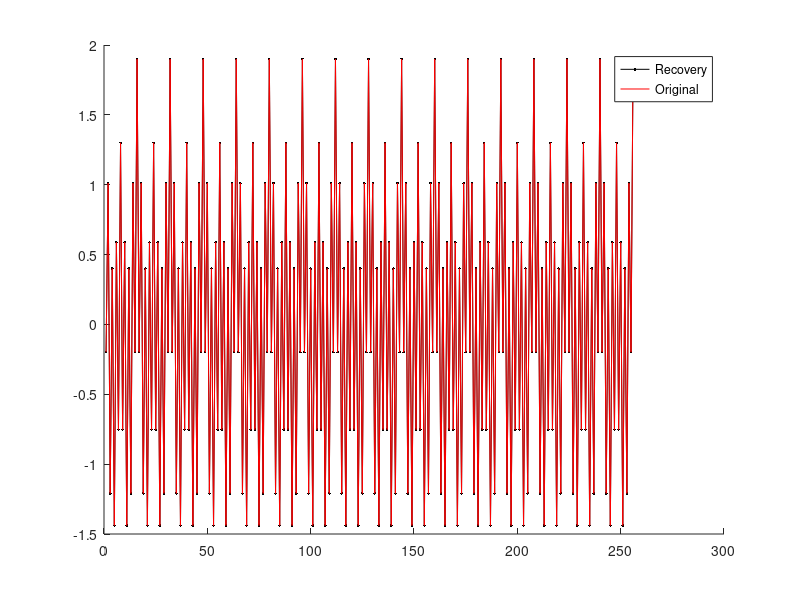

Reproduce this figure in MATLAB.
%  1-D?????????(???????Orthogonal Matching Pursuit)
%  ???M>=K*log(N/K),K????,N????,????????
%  ???--????????? ??  Email: wsha@eee.hku.hk
%  ?????2008?11?18?
%  ????: http://www.eee.hku.hk/~wsha/Freecode/freecode.htm 
%  ?????Joel A. Tropp and Anna C. Gilbert 
%  Signal Recovery From Random Measurements Via Orthogonal Matching
%  Pursuit?IEEE TRANSACTIONS ON INFORMATION THEORY, VOL. 53, NO. 12,
%  DECEMBER 2007.

clc;clear

%%  1. ????????
K=7;      %  ???(?FFT?????)
N=256;    %  ????
M=64;     %  ???(M>=K*log(N/K),??40,???????)
f1=50;    %  ????1
f2=100;   %  ????2
f3=200;   %  ????3
f4=400;   %  ????4
fs=800;   %  ????
ts=1/fs;  %  ????
Ts=1:N;   %  ????
x=0.3*cos(2*pi*f1*Ts*ts)+0.6*cos(2*pi*f2*Ts*ts)+0.1*cos(2*pi*f3*Ts*ts)+0.9*cos(2*pi*f4*Ts*ts);  %  ????

%%  2.  ????????
Phi=randn(M,N);                                   %  ????(???????)
s=Phi*x.';                                        %  ?????? 

%%  3.  ???????????(????L_1???????)
m=2*K;                                            %  ??????(m>=K)
Psi=fft(eye(N,N))/sqrt(N);                        %  ????????
T=Phi*Psi';                                       %  ????(????*???????)

hat_y=zeros(1,N);                                 %  ??????(???)??                     
Aug_t=[];                                         %  ????(???????)
r_n=s;                                            %  ???

for times=1:m;                                    %  ????(???????,??????K)
    for col=1:N;                                  %  ??????????
        product(col)=abs(T(:,col)'*r_n);          %  ????????????????(???) 
    end
    [val,pos]=max(product);                       %  ???????????
    Aug_t=[Aug_t,T(:,pos)];                       %  ????
    T(:,pos)=zeros(M,1);                          %  ?????????????????????????
    aug_y=(Aug_t'*Aug_t)^(-1)*Aug_t'*s;           %  ????,?????
    r_n=s-Aug_t*aug_y;                            %  ??
    pos_array(times)=pos;                         %  ???????????
end
hat_y(pos_array)=aug_y;                           %  ???????
hat_x=real(Psi'*hat_y.');                         %  ???????????????

%%  4.  ???????????
figure(1);
hold on;
plot(hat_x,'k.-')                                 %  ????
plot(x,'r')                                       %  ????
legend('Recovery','Original')
norm(hat_x.'-x)/norm(x)                           %  ????